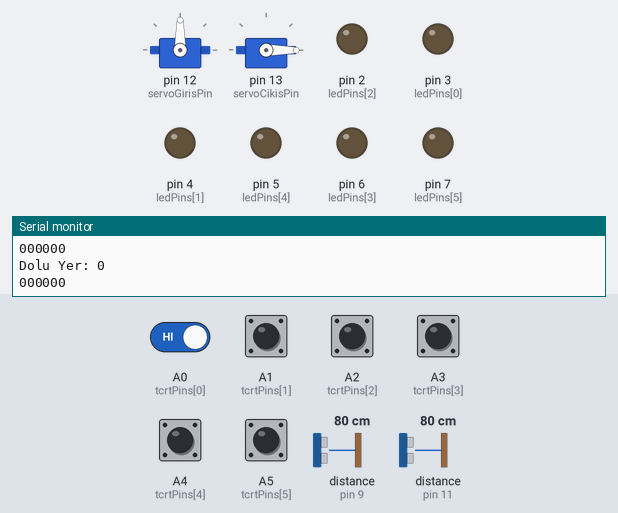
Bench run of a sketch on a simulated Arduino Uno, built with avr-gcc and run on an emulated ATmega328P. Parts: 2 × servo, output pins drawn as LEDs (lit = HIGH), the last lines printed to the serial monitor. Wiring (inferred from the names in the program): 2 × ultrasonic range finder: trigger pin 8, echo pin 9 / trigger pin 10, echo pin 11. The test bench sets the inputs (shaded band); at power-on: A0 (tcrtPins[0]), A1 (tcrtPins[1]), A2 (tcrtPins[2]), A3 (tcrtPins[3]), A4 (tcrtPins[4]), A5 (tcrtPins[5]) HIGH, distance to the obstacle (sensors on pin 9, pin 11) 80 cm. The echo pulse lasts 58.3 µs per cm; pins used as bus, display or sensor lines are not drawn.

Above: at 1.3 s.
1.4 s: distance to the obstacle (sensor on pin 9) set to 18 cm
2.9 s: distance to the obstacle (sensor on pin 9) set to 14 cm
At 3.2 s:
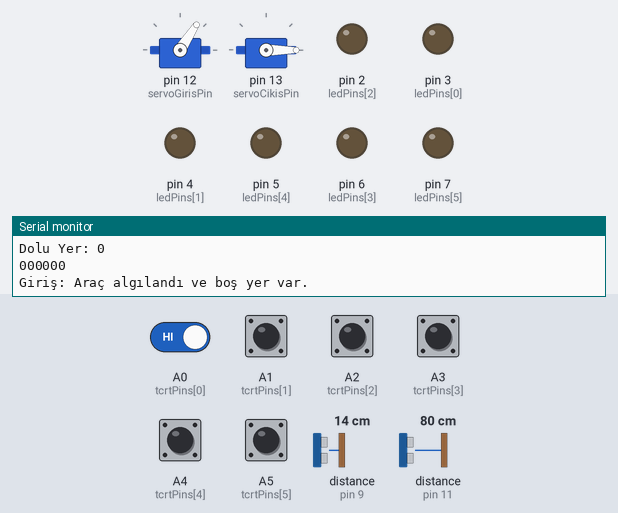
At 4.8 s:
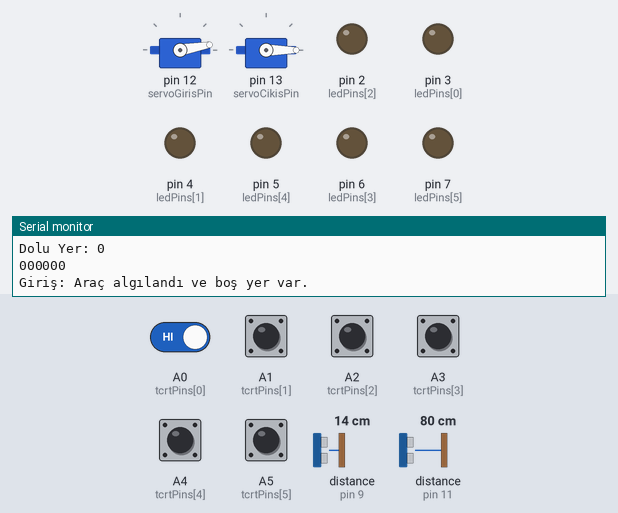
5.4 s: distance to the obstacle (sensor on pin 11) set to 17 cm
8.4 s: distance to the obstacle (sensor on pin 11) set to 13 cm
10.0 s: distance to the obstacle (sensor on pin 11) set to 18 cm
At 12.56 s:
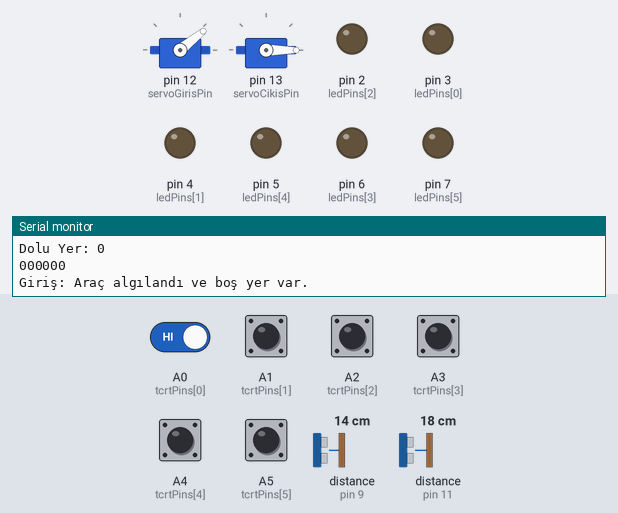
13.0 s: A0 (tcrtPins[0]) driven LOW
At 15.7 s:
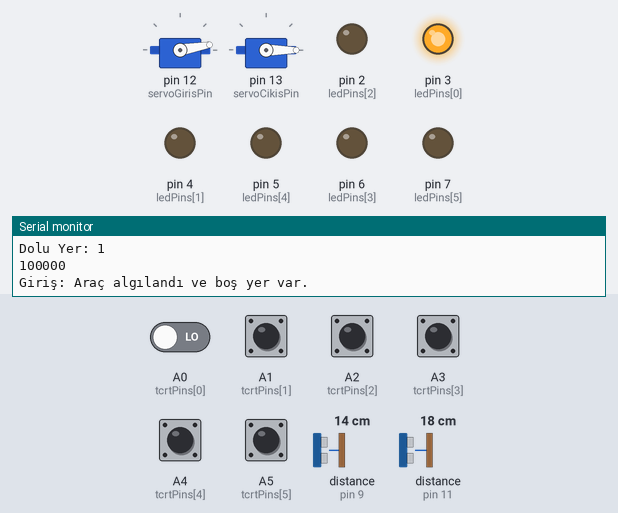
Timing chart, 0 to 16.7 s (numbered marks = the images above; inputs shaded):
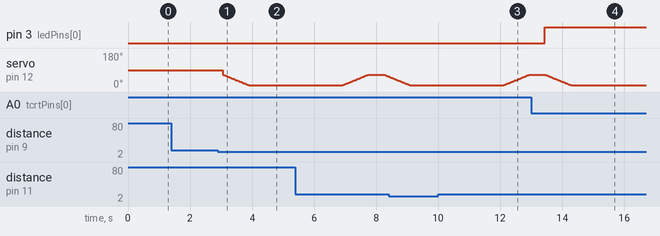

The sketch:

ArduinoSmartPark.ino
```cpp
#include <Servo.h>

// TCRT5000 sensör ve LED pinleri
const int tcrtPins[6] = {A0, A1, A2, A3, A4, A5}; // TCRT5000 sensör pinleri
const int ledPins[6]  = {3, 4, 2, 6, 5, 7};       // Her sensöre karşılık gelen LED

// Ultrasonik sensör pinleri
const int trigGiris = 8;
const int echoGiris = 9;
const int trigCikis = 10;
const int echoCikis = 11;

// Servo motorlar
Servo servoGiris;
Servo servoCikis;

// Servo pinleri
const int servoGirisPin = 12;
const int servoCikisPin = 13;

int kapasite = 6;
int doluYer = 0;

void setup() {
  Serial.begin(9600); // Hem bilgisayara hem ESP'ye veri gönderir

  // TCRT ve LED pin ayarları
  for (int i = 0; i < 6; i++) {
    pinMode(tcrtPins[i], INPUT);
    pinMode(ledPins[i], OUTPUT);
  }

  // Ultrasonik sensör pinleri
  pinMode(trigGiris, OUTPUT);
  pinMode(echoGiris, INPUT);
  pinMode(trigCikis, OUTPUT);
  pinMode(echoCikis, INPUT);

  // Servo motor bağlantıları
  servoGiris.attach(servoGirisPin);
  servoCikis.attach(servoCikisPin);

  // Servolar başlangıçta kapalı konumda
  servoGiris.write(90);  // Giriş servosu ters yönde
  servoCikis.write(0);   // Çıkış servosu düz yönde
}

void loop() {
  doluYer = 0;
  String ledDurum = "";

  // TCRT5000 ile park yeri kontrolü
  for (int i = 0; i < 6; i++) {
    int tcrtValue = digitalRead(tcrtPins[i]);

    if (tcrtValue == LOW) {
      digitalWrite(ledPins[i], HIGH);
      doluYer++;
      ledDurum += "1";
    } else {
      digitalWrite(ledPins[i], LOW);
      ledDurum += "0";
    }
  }

  // Durumu hem bilgisayara hem ESP'ye gönder
  Serial.print("Dolu Yer: ");
  Serial.println(doluYer);
  Serial.println(ledDurum); // Örnek: 101100

  // GİRİŞ KONTROLÜ
  if (aracVarMi(trigGiris, echoGiris)) {
    if (doluYer < kapasite) {
      Serial.println("Giriş: Araç algılandı ve boş yer var.");
      kapiyiYavasAcKapatTers(servoGiris);
    } else {
      Serial.println("Giriş: Kapasite dolu, kapı açılmıyor.");
    }
  }

  // ÇIKIŞ KONTROLÜ
  if (aracVarMi(trigCikis, echoCikis)) {
    Serial.println("Çıkış: Araç algılandı.");
    kapiyiYavasAcKapat(servoCikis);
  }

  delay(500);
}

// Ultrasonik sensör ile araç algılama
bool aracVarMi(int trigPin, int echoPin) {
  digitalWrite(trigPin, LOW);
  delayMicroseconds(2);
  digitalWrite(trigPin, HIGH);
  delayMicroseconds(10);
  digitalWrite(trigPin, LOW);

  long sure = pulseIn(echoPin, HIGH, 20000);
  int mesafe = sure * 0.034 / 2;

  return (mesafe > 0 && mesafe < 15);
}

// DÜZ çalışan servo motor için yavaş aç-kapat
void kapiyiYavasAcKapat(Servo &servoMotor) {
  for (int pos = 10; pos <= 65; pos++) {
    servoMotor.write(pos);
    delay(15);
  }

  delay(3000);

  for (int pos = 65; pos >= 10; pos--) {
    servoMotor.write(pos);
    delay(15);
  }
}

// TERS çalışan servo motor için yavaş aç-kapat
void kapiyiYavasAcKapatTers(Servo &servoMotor) {
  for (int pos = 65; pos >= 10; pos--) {
    servoMotor.write(pos);
    delay(15);
  }

  delay(3000);

  for (int pos = 10; pos <= 65; pos++) {
    servoMotor.write(pos);
    delay(15);
  }
}
```

Measured:
- the behaviour switches between 16 and 15 cm on distance to the obstacle (sensor on pin 9) (found by bisection; images 0 and 1)
- after the input at 2.9 s, servo on pin 12 (servoGirisPin): moves from 90° to 10° over 0.84 s, starting after 0.16 s
- after the input at 10.0 s, servo on pin 13 (servoCikisPin): stays 0° (without the input it goes to 11° after 3.0 s)
- after the input at 13.0 s, pin 3 (ledPins[0]): LOW → HIGH after 0.44 s
